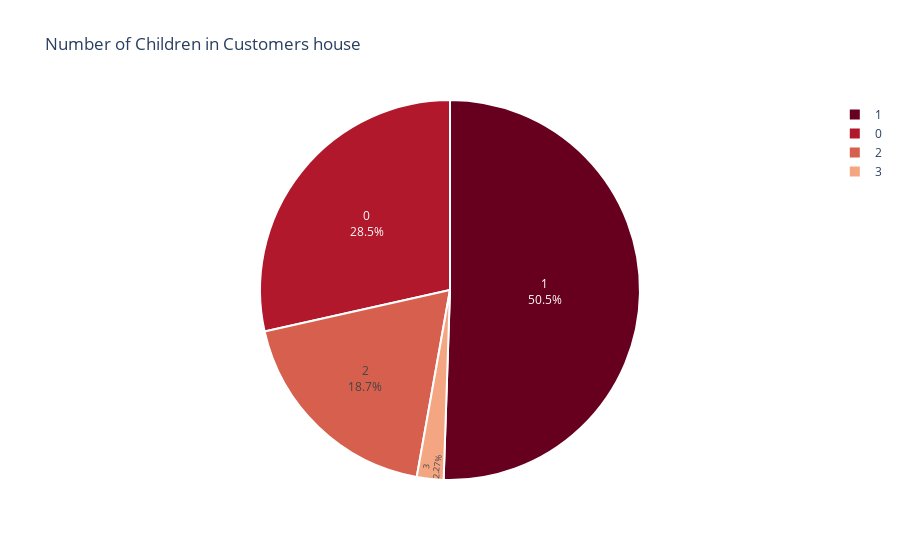

The code cell stored with this chart in its notebook:
### Markdown cell above
### Children Status

### Code cell
children = customer.Children.value_counts()

fig = px.pie(education,
             values = children.values,
             names = children.index,
             color_discrete_sequence = px.colors.sequential.RdBu,
            title = 'Number of Children in Customers house')
fig.update_traces(textposition = 'inside', textinfo = 'percent+label',
                 marker = dict(line = dict(color = 'white', width = 2)))
fig.show()

### Figure 1 — Plotly figure (JSON) as saved in the notebook; plotly's stock layout.template omitted (floating-point values rounded to 4 significant figures)
{"data": [{"domain": {"x": [0, 1], "y": [0, 1]}, "hovertemplate": "label=%{label}<br>value=%{value}<extra></extra>", "labels": [1, 0, 2, 3], "legendgroup": "", "marker": {"line": {"color": "white", "width": 2}}, "name": "", "showlegend": true, "textinfo": "percent+label", "textposition": "inside", "type": "pie", "values": [1090, 615, 403, 49]}], "layout": {"legend": {"tracegroupgap": 0}, "piecolorway": ["rgb(103,0,31)", "rgb(178,24,43)", "rgb(214,96,77)", "rgb(244,165,130)", "rgb(253,219,199)", "rgb(247,247,247)", "rgb(209,229,240)", "rgb(146,197,222)", "rgb(67,147,195)", "rgb(33,102,172)", "rgb(5,48,97)"], "title": {"text": "Number of Children in Customers house"}}}
